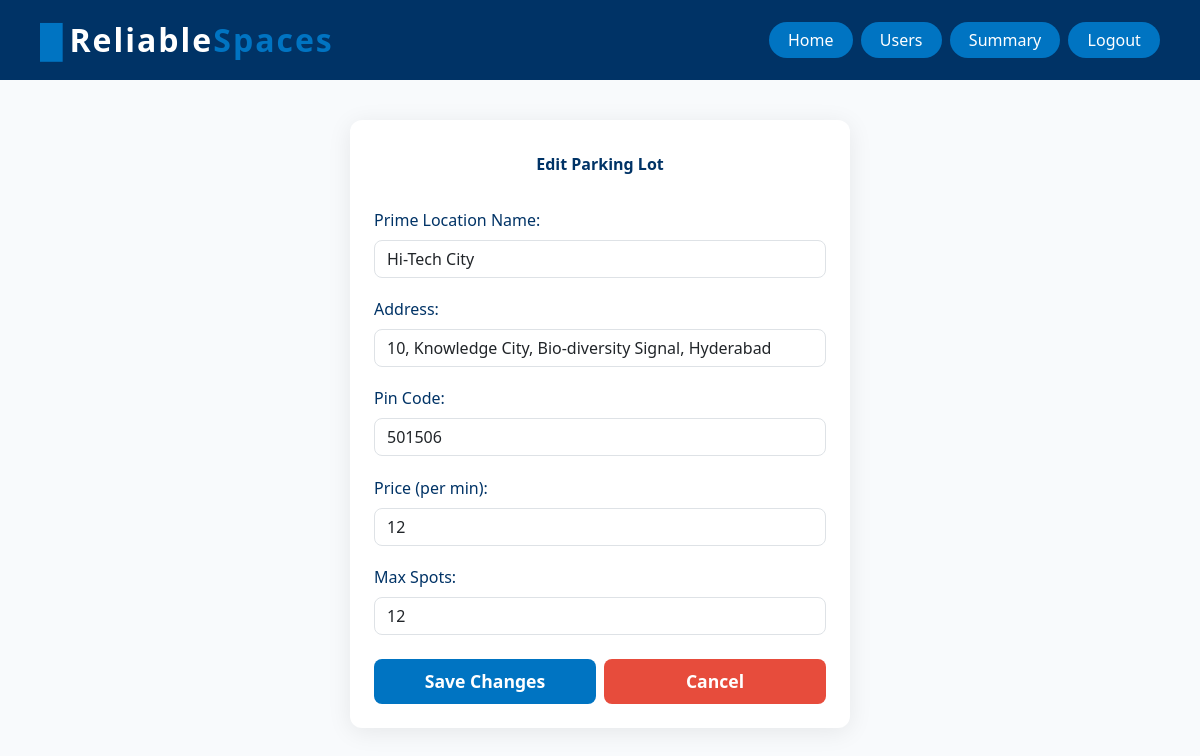
Screenshot of /edit-lot/1 (signed in) with the database file from the repository.
### model.py (models this page shows)
class Parking_Lot(db.Model):
    __tablename__ = "parkinglot"
    id = db.Column(db.Integer, primary_key=True)
    prime_location_name = db.Column(db.String, nullable=False)
    price = db.Column(db.Integer, nullable=False)
    address = db.Column(db.String, nullable=False)
    pin_code = db.Column(db.Integer, nullable=False)
    max_spots = db.Column(db.Integer, default=100)
    is_active = db.Column(db.Boolean, default=True)
    spots = db.relationship('ParkingSpot', back_populates='lot', lazy=True)

### app.py (the view, shortened to what this page needs)
@app.route('/edit-lot/<int:lot_id>', methods=['GET', 'POST'])
def edit_lot(lot_id):
    parking_lot = Parking_Lot.query.get_or_404(lot_id)
    user_id = session.get('user_id')
    user = User.query.get(user_id)
    if not user or user.role != 'admin':
        flash("You don't have permission to edit this parking lot.", "danger")
        return redirect(url_for('admin_dashboard'))
    return render_template('edit_lot.html', lot=parking_lot)

### templates/edit_lot.html (shortened to what this page needs)
<!DOCTYPE html>
<html lang="en">
<head>
    <link href="https://cdn.jsdelivr.net/npm/bootstrap@5.3.2/dist/css/bootstrap.min.css" rel="stylesheet">
</head>
<body>
    <div class="topbar">
        <div class="navbar-brand">
            <span>&#9608;</span>Reliable<span style="color:#0074c2;">Spaces</span>
        </div>
        <div class="admin-nav">
            <a href="{{ url_for('home') }}" class="btn{% if request.endpoint == 'home' %} active{% endif %}">Home</a>
            <a href="{{ url_for('users') }}" class="btn{% if request.endpoint == 'users' %} active{% endif %}">Users</a>
            <a href="{{ url_for('summary') }}" class="btn{% if request.endpoint == 'summary' %} active{% endif %}">Summary</a>
            <a href="{{ url_for('logout') }}" class="btn">Logout</a>
        </div>
    </div>
    <div class="edit-container">
        <div class="edit-title">Edit Parking Lot</div>
        <form method="POST">
            <label class="form-label">Prime Location Name:</label>
            <input type="text" name="prime_location_name" value="{{ lot.prime_location_name }}" class="form-control" required>
            <label class="form-label">Address:</label>
            <input type="text" name="address" value="{{ lot.address }}" class="form-control" required>
            <label class="form-label">Pin Code:</label>
            <input type="number" name="pin_code" value="{{ lot.pin_code }}" class="form-control" required>
            <label class="form-label">Price (per min):</label>
            <input type="number" name="price" value="{{ lot.price }}" class="form-control" required>
            <label class="form-label">Max Spots:</label>
            <input type="number" name="max_spots" value="{{ lot.max_spots }}" class="form-control" min="1">
            <div class="d-flex justify-content-between mt-4">
                <button type="submit" class="btn btn-primary w-50">Save Changes</button>
                <a href="{{ url_for('admin_dashboard') }}" class="btn btn-cancel w-50 ms-2">Cancel</a>
            </div>
        </form>
    </div>
</body>
</html>

### templates/edit_lot.html (style rules this page uses)
body { background: #f8fafc; min-height: 100vh; }
.topbar { width: 100%; background: #003366; padding: 1rem 0.5rem 1rem 0.5rem; display: flex; align-items: center; justify-content: space-between; margin-bottom: 2rem; }
.navbar-brand { color: #fff; font-weight: bold; font-size: 2rem; letter-spacing: 2px; display: flex; align-items: center; margin-left: 2rem; }
.navbar-brand span { color: #0074c2; margin-right: 0.3rem; }
.admin-nav { display: flex; gap: 0.5rem; margin-right: 2rem; }
.admin-nav .btn { background: #0074c2; color: #fff; border: none; border-radius: 20px; font-weight: 500; padding: 0.4rem 1.2rem; transition: background 0.2s; }
.edit-container { max-width: 500px; margin: 40px auto; background: #fff; border-radius: 12px; box-shadow: 0 4px 24px rgba(0,0,0,0.08); padding: 32px 24px 24px 24px; }
.edit-title { color: #003366; font-weight: bold; text-align: center; margin-bottom: 2rem; }
.form-label { font-weight: 500; color: #003366; }
.form-control { border-radius: 8px; margin-bottom: 1.2rem; }
.btn-primary { background: #0074c2; border: none; border-radius: 8px; font-weight: 600; font-size: 1.1rem; padding: 0.6rem 0; transition: background 0.2s; }
.btn-cancel { background: #e74c3c; color: #fff; border: none; border-radius: 8px; font-weight: 600; font-size: 1.1rem; padding: 0.6rem 0; margin-left: 10px; transition: background 0.2s; }

### rows the page displays
Parking_Lot: prime_location_name "Hi-Tech City", address "10, Knowledge City, Bio-diversity Signal, Hyderabad", pin_code "501506", price "12", max_spots "12"
